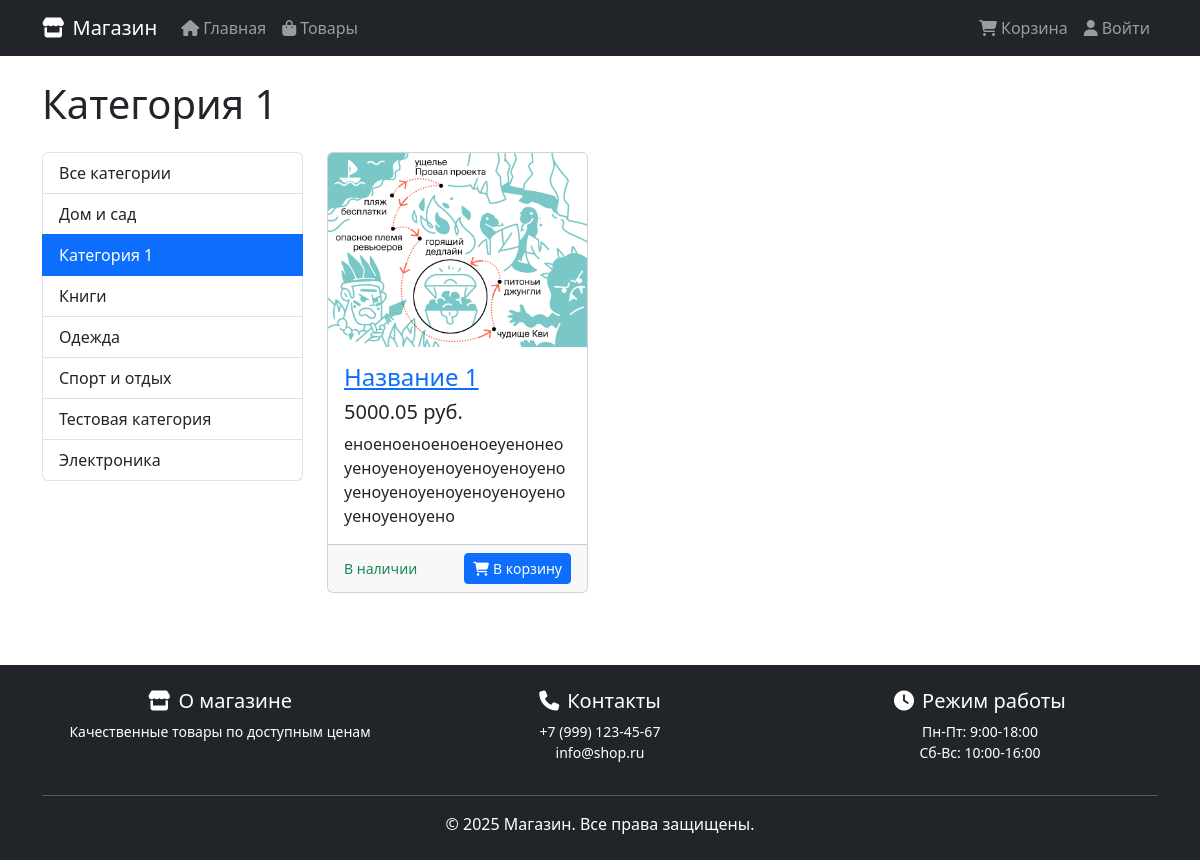
The page /kategoriya-1/ on the database its author committed.
### main/models.py (models this page shows, shortened)
class Category(models.Model):
    name = models.CharField(
        max_length=120, db_index=True, verbose_name='Название'
    )
    slug = models.SlugField(max_length=120, unique=True)
    class Meta:
        ordering = ('name',)
        verbose_name = 'Категория'
        verbose_name_plural = 'Категории'
        indexes = [
            models.Index(fields=['slug']),
            models.Index(fields=['name']),
        ]
    def get_absolute_url(self):
        return reverse('main:product_list_by_category', args=[self.slug])

class Product(models.Model):
    name = models.CharField(
        max_length=120, verbose_name='Название', db_index=True
    )
    slug = models.SlugField(max_length=120, unique=True)
    image = models.ImageField(upload_to='products/%Y/%m/%d', blank=True)
    description = models.TextField(blank=True, verbose_name='Описание')
    price = models.DecimalField(max_digits=10, decimal_places=2)
    available = models.BooleanField(default=True)
    created = models.DateTimeField(auto_now_add=True)
    updated = models.DateTimeField(auto_now=True)
    category = models.ForeignKey(
        Category, related_name='products', on_delete=models.CASCADE
    )
    class Meta:
        ordering = ('name',)
        verbose_name = 'Товар'
        verbose_name_plural = 'Товары'
        indexes = [
            models.Index(fields=['available']),
            models.Index(fields=['price']),
            models.Index(fields=['created']),
            models.Index(fields=['category', 'available']),
        ]
    def get_absolute_url(self):
        return reverse('main:product_detail', args=[self.id, self.slug])

### main/views.py (the view)
class ProductList(ListView):
    model = Product
    context_object_name = 'products'
    template_name = 'main/product_list.html'
    paginate_by = 12  # Добавляем пагинацию
    category = None
    def get_queryset(self):
        category_slug = self.kwargs.get('category_slug')
        if category_slug:
            self.category = get_object_or_404(Category, slug=category_slug)
            queryset = Product.objects.select_related('category').filter(
                category=self.category, available=True
            )
        else:
            queryset = Product.objects.select_related('category').filter(
                available=True
            )
        search_query = self.request.GET.get('search', '')
        if search_query:
            queryset = queryset.filter(
                Q(name__icontains=search_query)
                | Q(description__icontains=search_query)
            )
        sort_by = self.request.GET.get('sort', 'name')
        if sort_by == 'price':
            queryset = queryset.order_by('price')
        elif sort_by == 'price_desc':
            queryset = queryset.order_by('-price')
        elif sort_by == 'newest':
            queryset = queryset.order_by('-created')
        else:
            queryset = queryset.order_by('name')
        return queryset
    def get_context_data(self, **kwargs):
        context = super().get_context_data(**kwargs)
        categories = cache.get('categories_all')
        if categories is None:
            categories = Category.objects.all()
            cache.set('categories_all', categories, 3600)
        context['categories'] = categories
        context['category'] = self.category
        context['search_query'] = self.request.GET.get('search', '')
        context['sort_by'] = self.request.GET.get('sort', 'name')
        return context

### templates/main/product_list.html (shortened to what this page needs)
{% extends "base.html" %}
{% block content %}
  <div class="container">
    <h1 class="my-4">
      {% if category %}
        {{ category.name }}
      {% else %}
        Все товары
      {% endif %}
    </h1>
    <div class="row">
      <div class="col-md-3">
        <div class="list-group">
          <a href="{% url 'main:product_list' %}"
             class="list-group-item list-group-item-action {% if not category %}active{% endif %}">Все категории</a>
          {% for cat in categories %}
            <a href="{{ cat.get_absolute_url }}"
               class="list-group-item list-group-item-action {% if cat == category %}active{% endif %}">
              {{ cat.name }}
            </a>
          {% endfor %}
        </div>
      </div>
      <div class="col-md-9">
        <div class="row">
          {% for product in products %}
            <div class="col-lg-4 col-md-6 mb-4">
              <div class="card h-100">
                <a href="{{ product.get_absolute_url }}">
                  {% if product.image %}
                    <img class="card-img-top"
                         src="{{ product.image.url }}"
                         alt="{{ product.name }}" />
                  {% else %}
                    <div class="card-img-top image-placeholder">
                      <i class="fas fa-image"></i>
                    </div>
                  {% endif %}
                </a>
                <div class="card-body">
                  <h4 class="card-title">
                    <a href="{{ product.get_absolute_url }}">{{ product.name }}</a>
                  </h4>
                  <h5>{{ product.price }} руб.</h5>
                  <p class="card-text">{{ product.description|truncatewords:15 }}</p>
                </div>
                <div class="card-footer">
                  {% if product.available %}
                    <div class="d-flex justify-content-between align-items-center">
                      <small class="text-success">В наличии</small>
                      <button class="btn btn-primary btn-sm" onclick="addToCart({{ product.id }})">
                        <i class="fas fa-shopping-cart me-1"></i>В корзину
                      </button>
                    </div>
                  {% else %}
                    <small class="text-danger">Нет в наличии</small>
                  {% endif %}
                </div>
              </div>
            </div>
          {% empty %}
            <div class="col-12">
              <p>Товары не найдены.</p>
            </div>
          {% endfor %}
        </div>
      </div>
    </div>
  </div>
{% endblock %}

### rows shown on the page
Category: name "Категория 1"
Category: name "Дом и сад"
Category: name "Книги"
Category: name "Одежда"
Category: name "Спорт и отдых"
Category: name "Тестовая категория"
Category: name "Электроника"
Product: image (picture), name "Название 1", price "5000.05", description "еноеноеноеноеноеуенонеоуеноуеноуеноуеноуеноуеноуеноуеноуеноуеноуеноуеноуеноуеноуено"
